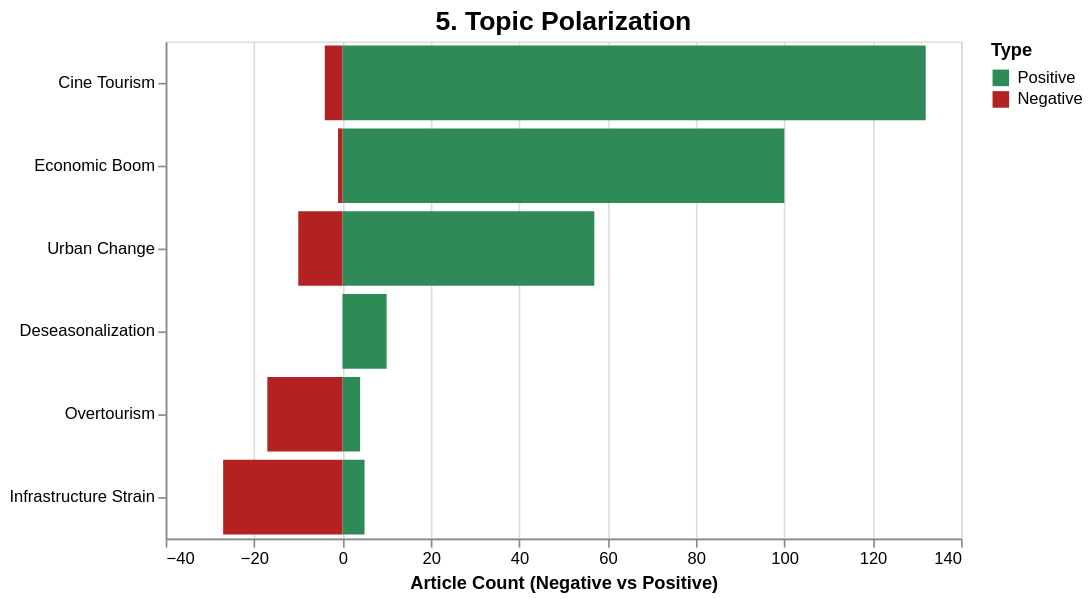

Express this chart as Vega-Lite.
### Vega-Lite specification from a JSON file in a GitHub repository (floating-point values rounded to 4 significant figures)
{"config": {"view": {"continuousWidth": 300, "continuousHeight": 300}}, "data": {"name": "data-204ef7d0a42465e7667fc90d3af13184"}, "mark": {"type": "bar"}, "encoding": {"color": {"field": "Type", "legend": {"orient": "right"}, "scale": {"domain": ["Positive", "Negative"], "range": ["#2E8B57", "#B22222"]}, "type": "nominal"}, "tooltip": [{"field": "Topic", "type": "nominal"}, {"field": "Type", "type": "nominal"}, {"field": "Count", "type": "quantitative"}], "x": {"field": "Count", "title": "Article Count (Negative vs Positive)", "type": "quantitative"}, "y": {"field": "Topic", "sort": "-x", "title": "", "type": "nominal"}}, "height": 300, "title": {"text": "5. Topic Polarization", "fontSize": 16}, "width": 480, "$schema": "https://vega.github.io/schema/vega-lite/v6.4.1.json", "datasets": {"data-204ef7d0a42465e7667fc90d3af13184": [{"Topic": "Cine Tourism", "Type": "Positive", "Count": 132}, {"Topic": "Cine Tourism", "Type": "Negative", "Count": -4}, {"Topic": "Urban Change", "Type": "Positive", "Count": 57}, {"Topic": "Urban Change", "Type": "Negative", "Count": -10}, {"Topic": "Infrastructure Strain", "Type": "Positive", "Count": 5}, {"Topic": "Infrastructure Strain", "Type": "Negative", "Count": -27}, {"Topic": "Economic Boom", "Type": "Positive", "Count": 100}, {"Topic": "Economic Boom", "Type": "Negative", "Count": -1}, {"Topic": "Overtourism", "Type": "Positive", "Count": 4}, {"Topic": "Overtourism", "Type": "Negative", "Count": -17}, {"Topic": "Deseasonalization", "Type": "Positive", "Count": 10}]}}
